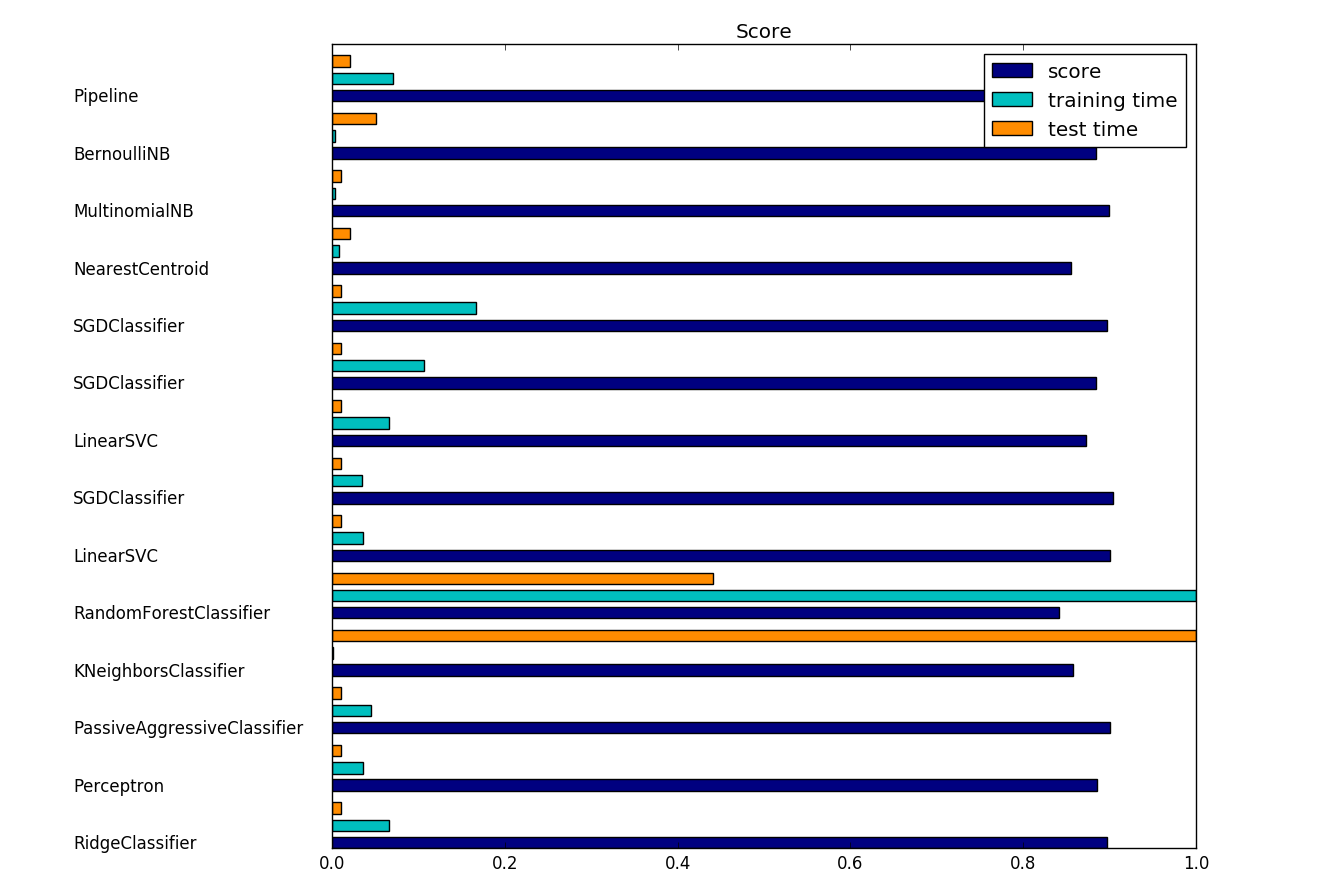

Source code (Python):
# Author: Peter Prettenhofer <peter.prettenhofer@gmail.com>
#         Olivier Grisel <olivier.grisel@ensta.org>
#         Mathieu Blondel <mathieu@mblondel.org>
#         Lars Buitinck
# License: BSD 3 clause

from __future__ import print_function

import logging
import numpy as np
from optparse import OptionParser
import sys
from time import time
import matplotlib.pyplot as plt

from sklearn.datasets import fetch_20newsgroups
from sklearn.feature_extraction.text import TfidfVectorizer
from sklearn.feature_extraction.text import HashingVectorizer
from sklearn.feature_selection import SelectFromModel
from sklearn.feature_selection import SelectKBest, chi2
from sklearn.linear_model import RidgeClassifier
from sklearn.pipeline import Pipeline
from sklearn.svm import LinearSVC
from sklearn.linear_model import SGDClassifier
from sklearn.linear_model import Perceptron
from sklearn.linear_model import PassiveAggressiveClassifier
from sklearn.naive_bayes import BernoulliNB, MultinomialNB
from sklearn.neighbors import KNeighborsClassifier
from sklearn.neighbors import NearestCentroid
from sklearn.ensemble import RandomForestClassifier
from sklearn.utils.extmath import density
from sklearn import metrics


# Display progress logs on stdout
logging.basicConfig(level=logging.INFO,
                    format='%(asctime)s %(levelname)s %(message)s')


# parse commandline arguments
op = OptionParser()
op.add_option("--report",
              action="store_true", dest="print_report",
              help="Print a detailed classification report.")
op.add_option("--chi2_select",
              action="store", type="int", dest="select_chi2",
              help="Select some number of features using a chi-squared test")
op.add_option("--confusion_matrix",
              action="store_true", dest="print_cm",
              help="Print the confusion matrix.")
op.add_option("--top10",
              action="store_true", dest="print_top10",
              help="Print ten most discriminative terms per class"
                   " for every classifier.")
op.add_option("--all_categories",
              action="store_true", dest="all_categories",
              help="Whether to use all categories or not.")
op.add_option("--use_hashing",
              action="store_true",
              help="Use a hashing vectorizer.")
op.add_option("--n_features",
              action="store", type=int, default=2 ** 16,
              help="n_features when using the hashing vectorizer.")
op.add_option("--filtered",
              action="store_true",
              help="Remove newsgroup information that is easily overfit: "
                   "headers, signatures, and quoting.")


def is_interactive():
    return not hasattr(sys.modules['__main__'], '__file__')

# work-around for Jupyter notebook and IPython console
argv = [] if is_interactive() else sys.argv[1:]
(opts, args) = op.parse_args(argv)
if len(args) > 0:
    op.error("this script takes no arguments.")
    sys.exit(1)

print(__doc__)
op.print_help()
print()


# #############################################################################
# Load some categories from the training set
if opts.all_categories:
    categories = None
else:
    categories = [
        'alt.atheism',
        'talk.religion.misc',
        'comp.graphics',
        'sci.space',
    ]
    categories = ['alt.atheism', 'comp.graphics', 'comp.os.ms-windows.misc', 'comp.sys.ibm.pc.hardware', 'comp.sys.mac.hardware', 'comp.windows.x', 'misc.forsale', 'rec.autos',
                  'rec.motorcycles', 'rec.sport.baseball', 'rec.sport.hockey', 'sci.crypt', 'sci.electronics', 'sci.med', 'sci.space', 'soc.religion.christian', 'talk.politics.guns', 'talk.politics.mideast', 'talk.politics.misc', 'talk.religion.misc']

if opts.filtered:
    remove = ('headers', 'footers', 'quotes')
else:
    remove = ()

print("Loading 20 newsgroups dataset for categories:")
print(categories if categories else "all")

data_train = fetch_20newsgroups(subset='train', categories=categories,
                                shuffle=True, random_state=42,
                                remove=remove)

data_test = fetch_20newsgroups(subset='test', categories=categories,
                               shuffle=True, random_state=42,
                               remove=remove)
print('data loaded')

# order of labels in `target_names` can be different from `categories`
target_names = data_train.target_names


def size_mb(docs):
    return sum(len(s.encode('utf-8')) for s in docs) / 1e6

data_train_size_mb = size_mb(data_train.data)
data_test_size_mb = size_mb(data_test.data)

print("%d documents - %0.3fMB (training set)" % (
    len(data_train.data), data_train_size_mb))
print("%d documents - %0.3fMB (test set)" % (
    len(data_test.data), data_test_size_mb))
print("%d categories" % len(categories))
print()

# split a training set and a test set
y_train, y_test = data_train.target, data_test.target

print("Extracting features from the training data using a sparse vectorizer")
t0 = time()
if opts.use_hashing:
    vectorizer = HashingVectorizer(stop_words='english', alternate_sign=False,
                                   n_features=opts.n_features)
    X_train = vectorizer.transform(data_train.data)
else:
    vectorizer = TfidfVectorizer(sublinear_tf=True, max_df=0.5,
                                 stop_words='english')
    X_train = vectorizer.fit_transform(data_train.data)
duration = time() - t0
print("done in %fs at %0.3fMB/s" % (duration, data_train_size_mb / duration))
print("n_samples: %d, n_features: %d" % X_train.shape)
print()

print("Extracting features from the test data using the same vectorizer")
t0 = time()
X_test = vectorizer.transform(data_test.data)
duration = time() - t0
print("done in %fs at %0.3fMB/s" % (duration, data_test_size_mb / duration))
print("n_samples: %d, n_features: %d" % X_test.shape)
print()

# mapping from integer feature name to original token string
if opts.use_hashing:
    feature_names = None
else:
    feature_names = vectorizer.get_feature_names()

if opts.select_chi2:
    print("Extracting %d best features by a chi-squared test" %
          opts.select_chi2)
    t0 = time()
    ch2 = SelectKBest(chi2, k=opts.select_chi2)
    X_train = ch2.fit_transform(X_train, y_train)
    X_test = ch2.transform(X_test)
    if feature_names:
        # keep selected feature names
        feature_names = [feature_names[i] for i
                         in ch2.get_support(indices=True)]
    print("done in %fs" % (time() - t0))
    print()

if feature_names:
    feature_names = np.asarray(feature_names)


def trim(s):
    """Trim string to fit on terminal (assuming 80-column display)"""
    return s if len(s) <= 80 else s[:77] + "..."


# #############################################################################
# Benchmark classifiers
def benchmark(clf):
    print('_' * 80)
    print("Training: ")
    print(clf)
    t0 = time()
    clf.fit(X_train, y_train)
    train_time = time() - t0
    print("train time: %0.3fs" % train_time)

    t0 = time()
    pred = clf.predict(X_test)
    test_time = time() - t0
    print("test time:  %0.3fs" % test_time)

    score = metrics.accuracy_score(y_test, pred)
    print("accuracy:   %0.3f" % score)

    if hasattr(clf, 'coef_'):
        print("dimensionality: %d" % clf.coef_.shape[1])
        print("density: %f" % density(clf.coef_))

        if opts.print_top10 and feature_names is not None:
            print("top 10 keywords per class:")
            for i, label in enumerate(target_names):
                top10 = np.argsort(clf.coef_[i])[-10:]
                print(trim("%s: %s" % (label, " ".join(feature_names[top10]))))
        print()

    if opts.print_report:
        print("classification report:")
        print(metrics.classification_report(y_test, pred,
                                            target_names=target_names))

    if opts.print_cm:
        print("confusion matrix:")
        print(metrics.confusion_matrix(y_test, pred))

    print()
    clf_descr = str(clf).split('(')[0]
    return clf_descr, score, train_time, test_time


results = []
for clf, name in (
        (RidgeClassifier(tol=1e-2, solver="lsqr"), "Ridge Classifier"),
        (Perceptron(n_iter=50), "Perceptron"),
        (PassiveAggressiveClassifier(n_iter=50), "Passive-Aggressive"),
        (KNeighborsClassifier(n_neighbors=10), "kNN"),
        (RandomForestClassifier(n_estimators=100), "Random forest")):
    print('=' * 80)
    print(name)
    results.append(benchmark(clf))

for penalty in ["l2", "l1"]:
    print('=' * 80)
    print("%s penalty" % penalty.upper())
    # Train Liblinear model
    results.append(benchmark(LinearSVC(penalty=penalty, dual=False,
                                       tol=1e-3)))

    # Train SGD model
    results.append(benchmark(SGDClassifier(alpha=.0001, n_iter=50,
                                           penalty=penalty)))

# Train SGD with Elastic Net penalty
print('=' * 80)
print("Elastic-Net penalty")
results.append(benchmark(SGDClassifier(alpha=.0001, n_iter=50,
                                       penalty="elasticnet")))

# Train NearestCentroid without threshold
print('=' * 80)
print("NearestCentroid (aka Rocchio classifier)")
results.append(benchmark(NearestCentroid()))

# Train sparse Naive Bayes classifiers
print('=' * 80)
print("Naive Bayes")
results.append(benchmark(MultinomialNB(alpha=.01)))
results.append(benchmark(BernoulliNB(alpha=.01)))

print('=' * 80)
print("LinearSVC with L1-based feature selection")
# The smaller C, the stronger the regularization.
# The more regularization, the more sparsity.
results.append(benchmark(Pipeline([
  ('feature_selection', SelectFromModel(LinearSVC(penalty="l1", dual=False,
                                                  tol=1e-3))),
  ('classification', LinearSVC(penalty="l2"))])))

# make some plots

indices = np.arange(len(results))

results = [[x[i] for x in results] for i in range(4)]

clf_names, score, training_time, test_time = results
training_time = np.array(training_time) / np.max(training_time)
test_time = np.array(test_time) / np.max(test_time)

plt.figure(figsize=(12, 8))
plt.title("Score")
plt.barh(indices, score, .2, label="score", color='navy')
plt.barh(indices + .3, training_time, .2, label="training time",
         color='c')
plt.barh(indices + .6, test_time, .2, label="test time", color='darkorange')
plt.yticks(())
plt.legend(loc='best')
plt.subplots_adjust(left=.25)
plt.subplots_adjust(top=.95)
plt.subplots_adjust(bottom=.05)

for i, c in zip(indices, clf_names):
    plt.text(-.3, i, c)

plt.show()
